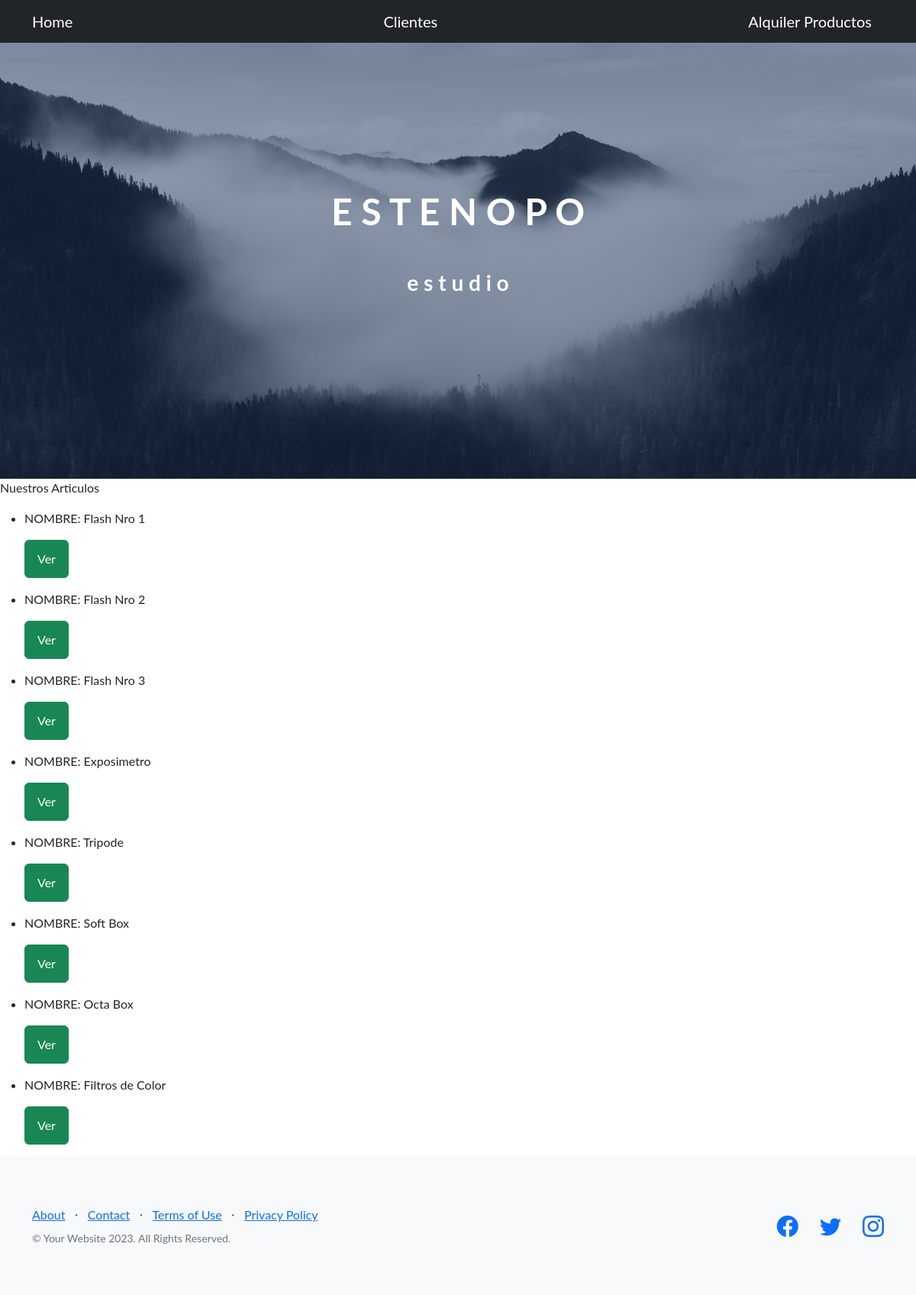
Screenshot of /EstenopoApp/AlquilerApp/articulo/list with the database file from the repository.
### AlquilerApp/models.py (models this page shows, shortened)
class Alquiler(models.Model):
    item=models.CharField(max_length=60)
    cod=models.CharField(max_length=60)
    Descripcion=models.CharField(max_length=150, null=True)
    Autor=models.CharField(max_length=60, null=True)
    fecha=models.DateField(null=True)
    precio=models.FloatField(max_length=20)
    imagen=models.ImageField(upload_to='media/Productos', null=True, blank = True)

### AlquilerApp/views.py (the view)
# urls.py: path('articulo/list',views.ArticulosList.as_view(),name='Art_List'),
class ArticulosList(ListView):
    model=Alquiler
    template_name="AlquilerApp/articulos_list.html"

### AlquilerApp/Templates/AlquilerApp/articulos_list.html (shortened to what this page needs)
{% extends "AlquilerApp/padre.html" %}
{% load static %}
{% block ContenidoQueCambia %}
    <p> Nuestros Articulos</p>
    <ul>
        {% for alquiler in object_list %}
            <li>
                <p> NOMBRE: {{alquiler.item}}</p>
                <p>
                    <a href="{% url 'Art_Detail' alquiler.id %}" class="btn btn-success"> Ver </a>
                </p>
            </li>
        {% endfor %}
    </ul>
{% endblock %}

### rows the page displays
Alquiler: item "Flash Nro 1"
Alquiler: item "Flash Nro 2"
Alquiler: item "Flash Nro 3"
Alquiler: item "Exposimetro"
Alquiler: item "Tripode"
Alquiler: item "Soft Box"
Alquiler: item "Octa Box"
Alquiler: item "Filtros de Color"
